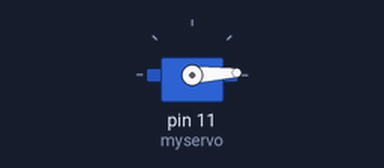
The sketch below on a simulated Arduino Uno, built with avr-gcc and run on an emulated ATmega328P. On the bench: servo.

Above: at 2.05 s.
At 3.15 s:
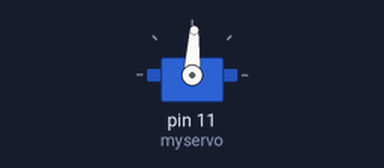
At 4.25 s:
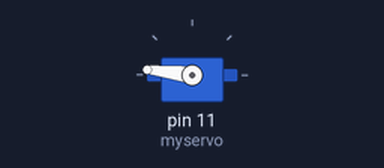
At 6.5 s:
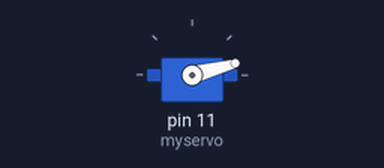
Timing chart, 0 to 8.1 s (numbered marks = the images above):
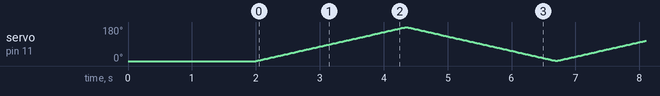

The sketch:

Task_1.2.4.ino
```cpp
#include <Servo.h>

Servo myservo;

int angle = 0;
bool increase = true;

void setup()
{
  myservo.attach(11);
  myservo.write(angle);
  delay(2000);
}

void loop()
{
  if (increase){
    angle++;
    if (angle>=181){
      angle=179;
      increase = false;
    }
  } else {
    angle--;
    if (angle<=0){
      angle=1;
      increase = true;
    }
  }

  myservo.write(angle);

  delay(5000/(180*2));
}
  	
```
